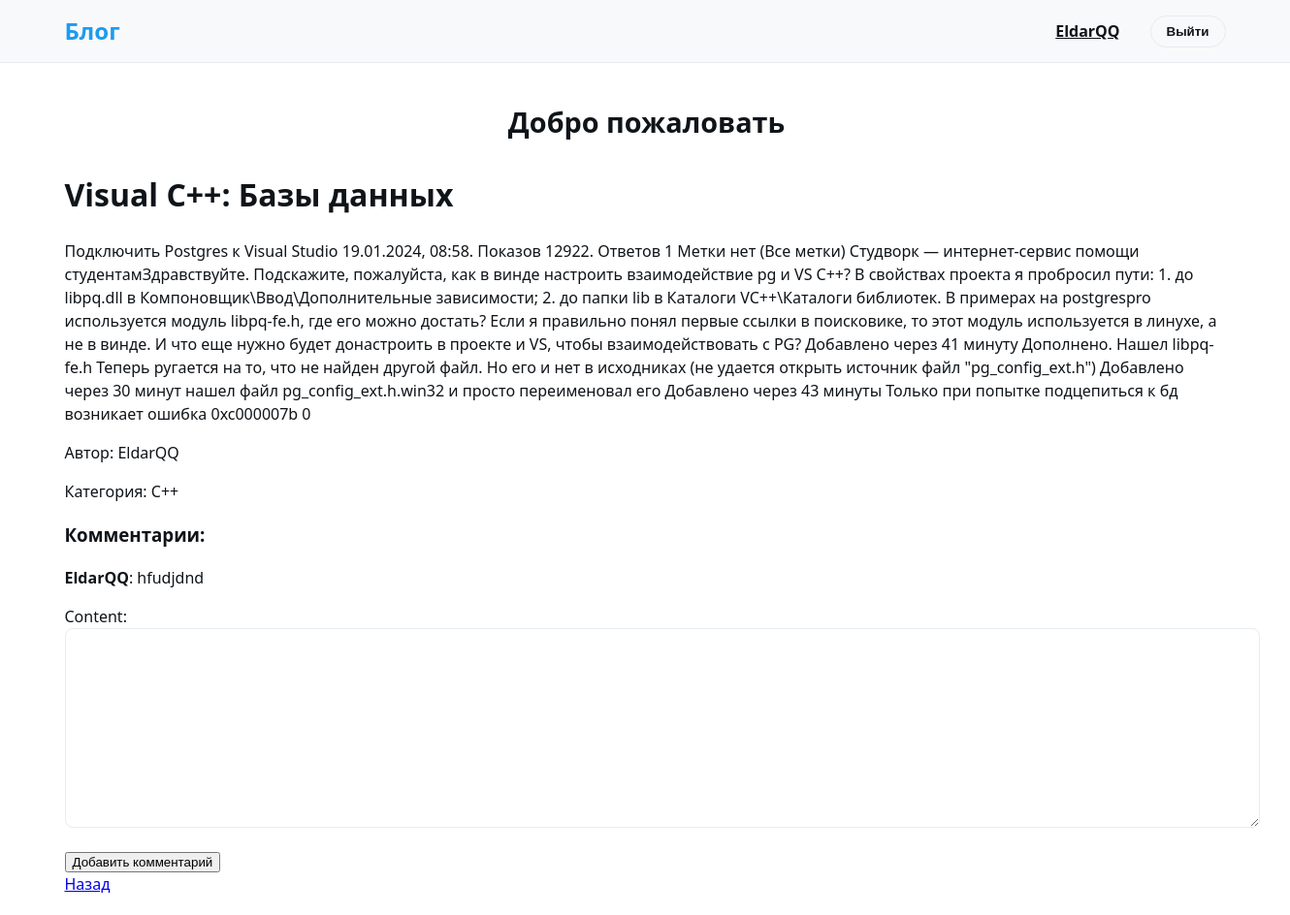
/post/2 (signed in), run on the app's committed database.
### blog/models.py (models this page shows, shortened)
class Post(models.Model):
    title = models.CharField(max_length=200)
    content = models.TextField()
    author = models.ForeignKey(User, on_delete=models.CASCADE)
    category = models.ForeignKey(Category,on_delete=models.SET_NULL,null=True, blank=True)
    created_at = models.DateTimeField(auto_now_add=True)

class Category(models.Model):
    name = models.CharField(max_length=50,unique=True)

class Comment(models.Model):
    post = models.ForeignKey(Post, on_delete=models.CASCADE, related_name='comments')
    author = models.ForeignKey(User, on_delete=models.CASCADE)
    content = models.TextField()
    created_at = models.DateTimeField(auto_now_add=True)

### blog/views.py (the view)
# urls.py: path('post/<int:post_id>', views.post_detail,name='post_detail'),
def post_detail(request,post_id):
    post = get_object_or_404(Post, id=post_id)
    comments = post.comments.all()
    if request.method == 'POST':
        form = CommentPost(request.POST)
        if form.is_valid():
            comment = form.save(commit=False)
            comment.author = request.user
            comment.post = post
            comment.save()
            return redirect('post_detail', post_id=post.id)
    else:
        form = CommentPost()
    return render(request,'blog/post_detail.html', {'post':post, 'comments':comments, 'form':form})

### blog/forms.py
class CommentPost(forms.ModelForm):
    class Meta:
        model = Comment
        fields = ['content']

### blog/templates/blog/post_detail.html (shortened to what this page needs)
{% extends 'blog/home.html' %}
{% block content %}
<h1>{{ post.title }}</h1>
<p>{{ post.content }}</p>
<p>Автор: {{ post.author }}</p>
<p>Категория: {{ post.category.name }}</p>
<h3>Комментарии: </h3>
{% for comment in comments %}
    <p><b>{{ comment.author }}</b>: {{ comment.content }}</p>
{% endfor %}
{% if user.is_authenticated %}
    <form method="post">
        {{ form.as_p}}
        <button type="submit">Добавить комментарий</button>
    </form>
{% else %}
<p><a href="{url 'login'}">Войдите</a>, что бы оставить комментарий</p>
{% endif %}
<a href="{% url 'post_list' %}">Назад</a>
{% endblock content %}

### blog/templates/blog/home.html (shortened to what this page needs)
<!DOCTYPE html>
<html lang="en">
<head>
</head>
<body>
    <nav class="navbar">
        <div class="nav-brand">Блог</div>
        <div class="nav-links">
            {% if user.is_authenticated %}
                <a href="{% url 'profile' user.id %}" class="nav-link">{{ user.username }}</a>
                <form action="{% url 'logout' %}" method="post" style="margin: 0;">
                    <button type="submit" class="nav-link btn-outline">Выйти</button>
                </form>
            {% else %}
                <a href="{% url 'login' %}" class="nav-link">Войти</a>
                <a href="{% url 'register' %}" class="nav-link primary">Зарегистрироваться</a>
            {% endif %}
        </div>
    </nav>
    <div class="main-container">
        <h1 class="welcome-message">Добро пожаловать</h1>
        {% block content %}{% endblock content %}
    </div>
</body>
</html>

### blog/templates/blog/home.html (style rules this page uses)
:root { --primary: #1d9bf0; --primary-hover: #1a8cd8; --background: #ffffff; --nav-bg: #f8f9fa; --text: #0f1419; --text-light: #536471; --border: #e6ecf0; --like: #f91880; --shadow: 0 1px 3px rgba(0,0,0,0.1); }
body { font-family: 'Segoe UI', Roboto, Helvetica, Arial, sans-serif; margin: 0; padding: 0; background-color: var(--background); color: var(--text); line-height: 1.5; display: flex; flex-direction: column; min-height: 100vh; }
.navbar { background-color: var(--nav-bg); padding: 12px 5%; display: flex; justify-content: space-between; align-items: center; border-bottom: 1px solid var(--border); position: sticky; top: 0; z-index: 100; }
.nav-brand { font-size: 1.5rem; font-weight: 700; color: var(--primary); }
.nav-links { display: flex; align-items: center; gap: 15px; }
.nav-link { color: var(--text); font-weight: 600; padding: 8px 16px; border-radius: 20px; transition: all 0.2s ease; }
.main-container { flex: 1; padding: 20px 5%; max-width: 1200px; margin: 0 auto; width: 100%; }
.welcome-message { font-size: 1.8rem; margin-bottom: 30px; font-weight: 700; text-align: center; }
input[type="text"], input[type="password"], textarea { width: 100%; padding: 12px 15px; border: 1px solid var(--border); border-radius: 8px; font-size: 1rem; transition: border-color 0.2s; }
.btn-outline { background: none; border: 1px solid var(--border); color: var(--text); }

### data on the page
Post: title "Visual C++: Базы данных", content "Подключить Postgres к Visual Studio 19.01.2024, 08:58. Показов 12922. Ответов 1 Метки нет (Все метки) Студворк — интернет-сервис помощи студентамЗдравствуйте. Подскажите, пожалуйста, как в винде настроить взаимодействие pg и VS C++? В свойствах проекта я пробросил пути: 1. до libpq.dll в Компоновщик\\Ввод\\Дополнительные зависимости; 2. до папки lib в Каталоги VC++\\Каталоги библиотек. В примерах на postgrespro используется модуль libpq-fe.h, где его можно достать? Если я правильно понял первые ссылки в поисковике, то этот модуль используется в линухе, а не в винде. И что еще нужно будет донастроить в проекте и VS, чтобы взаимодействовать с PG? Добавлено через 41 минуту Дополнено. Нашел…", author "EldarQQ", category.name "C++"
Comment: author "EldarQQ", content "hfudjdnd"

### other printed values
{{ user.username }} "EldarQQ"
